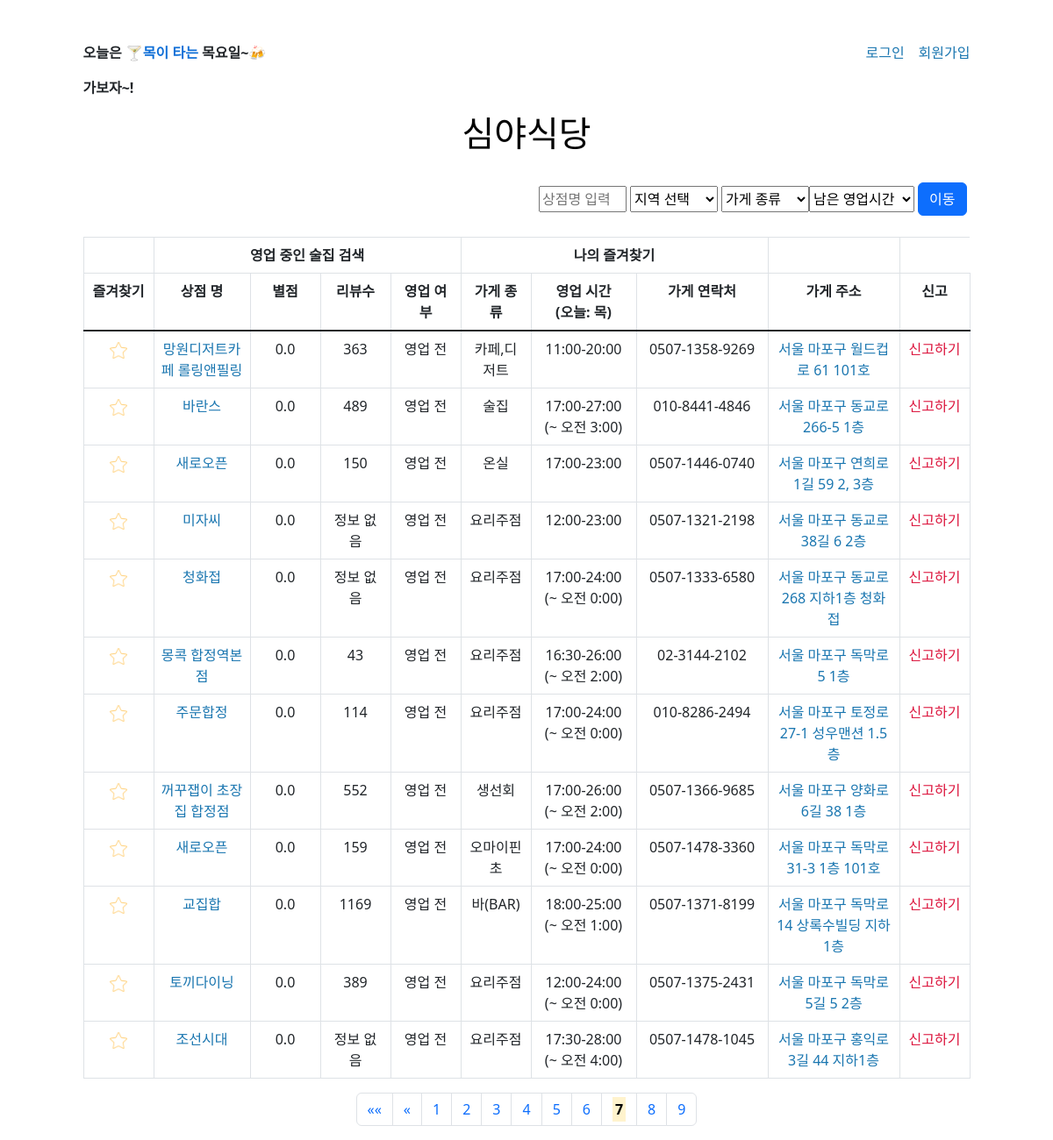
Screenshot of /?search=&area=&type=&timefromnow=0&page=7 with the database file from the repository.
### models.py (models this page shows, shortened)
class Place(db.Model):
    __tablename__ = 'place'
    id                   = db.Column(db.Integer, primary_key = True)
    type_code            = db.Column(db.String(32), db.ForeignKey('typecode.id'))
    name                 = db.Column(db.String(64), nullable=False)
    type                 = db.Column(db.String(64), nullable=False)
    star_rating          = db.Column(db.String(64))
    review_total         = db.Column(db.String(64))
    address_si           = db.Column(db.String(64), nullable=False)
    address_gu           = db.Column(db.String(64), nullable=False)
    address_lo           = db.Column(db.String(64), nullable=False)
    address_detail       = db.Column(db.String(64))
    contact              = db.Column(db.String(64))
    lat                  = db.Column(db.String(64))
    lng                  = db.Column(db.String(64))
    naver_place_id       = db.Column(db.String(64), nullable=False)
    place_url            = db.Column(db.String(64))
    road_url             = db.Column(db.String(64))
    mon_opening_hours    = db.Column(db.String(64))
    mon_last_order_time  = db.Column(db.String(64))
    tue_opening_hours    = db.Column(db.String(64))
    tue_last_order_time  = db.Column(db.String(64))
    wed_opening_hours    = db.Column(db.String(64))
    wed_last_order_time  = db.Column(db.String(64))
    thu_opening_hours    = db.Column(db.String(64))
    thu_last_order_time  = db.Column(db.String(64))
    fri_opening_hours    = db.Column(db.String(64))
    fri_last_order_time  = db.Column(db.String(64))
    sat_opening_hours    = db.Column(db.String(64))
    sat_last_order_time  = db.Column(db.String(64))
    sun_opening_hours    = db.Column(db.String(64))
    sun_last_order_time  = db.Column(db.String(64))
    created_at           = db.Column(db.String(64))
    place_R = db.relationship('UserLike')

### app.py (the view, shortened to what this page needs)
@app.route('/')
def home():
    today_yoil_kor = yoil()[0]
    today_yoil_eng = yoil()[1]
    timenow        = time()
    types          = ['맥주,호프', '술집', '포장마차', '이자카야', '요리주점', '오뎅,꼬치', '전통,민속주점', '와인', '바(BAR)']
    search      = request.args.get('search',      default='', type=str)
    area        = request.args.get('area',        default='', type=str)
    type        = request.args.get('type',        default='', type=str)
    timefromnow = request.args.get('timefromnow', default= 0, type=int)
    page        = request.args.get('page',        default= 1, type=int)
    areas = [] #? index.html option으로 사용
    for dong in dict_area_kor_to_eng:
        areas.append(dong)
    if area: #? shopdata = load_csv(f"./csv/{area_k_to_e[area]}_processed.csv")
        places = Place.query.filter(Place.area == dict_area_kor_to_eng[area]).all()
    else:
        places = Place.query.all()
    shopdata = []
    for place in places:
        shopdata.append({
                        'uuid'               : place.id,
                        'type_code'          : place.type_code,
                        'name'               : place.name,
                        'type'               : place.type,
                        'star_rating'        : place.star_rating,
                        'address_si'         : place.address_si,
                        'address_gu'         : place.address_gu,
                        'address_lo'         : place.address_lo,
                        'address_detail'     : place.address_detail,
                        'contact'            : place.contact,
                        'lat'                : place.lat,
                        'lng'                : place.lng,
                        'naver_place_id'     : place.naver_place_id,
                        'place_url'          : place.place_url,
                        'road_url'           : place.road_url,
                        'review_total'       : place.review_total,
                        'mon_opening_hours'  : place.mon_opening_hours,
                        'mon_last_order_time': place.mon_last_order_time,
                        'tue_opening_hours'  : place.tue_opening_hours,
                        'tue_last_order_time': place.tue_last_order_time,
                        'wed_opening_hours'  : place.wed_opening_hours,
                        'wed_last_order_time': place.wed_last_order_time,
                        'thu_opening_hours'  : place.thu_opening_hours,
                        'thu_last_order_time': place.thu_last_order_time,
                        'fri_opening_hours'  : place.fri_opening_hours,
                        'fri_last_order_time': place.fri_last_order_time,
                        'sat_opening_hours'  : place.sat_opening_hours,
                        'sat_last_order_time': place.sat_last_order_time,
                        'sun_opening_hours'  : place.sun_opening_hours,
                        'sun_last_order_time': place.sun_last_order_time,
                        'created_at'         : place.created_at,
                        })
    if search:
        shopdata = [shop for shop in shopdata if search in shop['name']]
    if type:
        shopdata = [shop for shop in shopdata if type == shop['type']]
    for shop in shopdata:
        shop_time = shop[f"{today_yoil_eng}_opening_hours"]
        if shop_time in [NULL, '휴무', '정보없음', '정보 없음']:
            shop['status'] = NULL
        else:
            shop_open_time  = int(shop_time[:2]) * 100 + int(shop_time[3:5])
            shop_close_time = int(shop_time[-5:-3]) * 100 + int(shop_time[-2:])
            timenow_int = timenow[0] * 100 + timenow[1]
            if timenow_int < shop_open_time:
                shop['status'] = '영업 전'
            elif timenow_int <= shop_close_time:
                shop['status'] = '영업 중'
            else:
                shop['status'] = '영업 종료'
            if shop_close_time >= 2400:
                shop[f"{today_yoil_eng}_opening_hours"] = shop_time + f'\n(~ 오전 {str(int(shop_time[-5:-3])-24)}:{shop_time[-2:]})'
    pagemaker = Pagination(shopdata, page)
    shopdata = sorted(shopdata, key= itemgetter('star_rating'), reverse=True)
    print(current_user)
    return render_template("index.html", today_yoil_eng = today_yoil_eng, today_yoil_kor = today_yoil_kor, timenow = timenow, NULL = NULL,
                           areas = areas, types = types, search = search, area=area, type = type, timefromnow = timefromnow,
                           shopdata = shopdata[pagemaker.start_index : pagemaker.end_index + 1],
                           page = page, total_page = pagemaker.total_page,
                           pagination_start = pagemaker.pagination_start,
                           pagination_end = pagemaker.pagination_end,
                           move_page_front = pagemaker.move_page_front,
                           move_page_back = pagemaker.move_page_back,
                           current_user = current_user)

### app.py (called while the page is built)
def yoil(): #! 오늘이 무슨 요일인지 구하는 함수 return (한글 요일, 영어 요일)
    today = datetime.today().weekday()
    yoil_arr_kor = ['월','화','수','목','금','토','일']
    yoil_arr_eng = ['mon','tue','wed','thu','fri','sat','sun']
    return yoil_arr_kor[today], yoil_arr_eng[today]

def time(): #! 지금이 몇신지 구하는 함수 return (시간, 분)
    now = datetime.now()
    return now.hour, now.minute

### templates/index.html (shortened to what this page needs)
<!DOCTYPE html>
<html lang="en">
<head>
    <link href="https://cdn.jsdelivr.net/npm/bootstrap@5.3.0/dist/css/bootstrap.min.css" rel="stylesheet"
>
</head>
<body class="d-flex justify-content-center">
    <div>
        <div class="d-flex justify-content-between mt-5">
            {% include 'today_description_div.html' %}
            {% if current_user.is_authenticated %}
                {% include 'logout_div.html' %}
            {% else %}
                {% include 'login_register_div.html' %}
            {% endif %}
        </div>
        <h1 class="center"><a href="/" style="color: black;">심야식당</a></h1>
        <br>
        <form method="get">
            <div class="d-flex justify-content-end">
                {% if search %}
                    <input type="text" name="search" value="{{ search }}" style="width: 100px; height: 30px; margin-top: 4px">
                {% else %}
                    <input type="text" name="search" placeholder="상점명 입력" style="width: 100px; height: 30px; margin-top: 4px">
                {% endif %}
                <select name="area" class="mx-1" style="width: 100px; height: 30px; margin-top: 4px">
                    <div>
                        {% if area %}
                            <option value="{{ area }}" selected hidden>{{ area }}</option>
                        {% else %}
                            <option value="" selected disabled hidden>지역 선택</option>
                        {% endif %}
                    </div>
                </select>
                <select name="type" style="width: 100px; height: 30px; margin-top: 4px">
                    <div>
                        {% if type %}
                            <option value="{{ type }}" selected hidden>{{ type }}</option>
                        {% else %}
                            <option value="{{ type }}" selected disabled hidden>가게 종류</option>
                        {% endif %}
                    </div>
                </select>
                <select name="timefromnow" style="width: 120px; height: 30px; margin-top: 4px">
                    <div>
                        {% if timefromnow %}
                            <option value="{{ timefromnow }}" selected hidden>{{ timefromnow }}시간 이상</option>
                        {% else %}
                            <option value="" selected disabled hidden>남은 영업시간</option>
                        {% endif %}
                    </div>
                </select>
                <input type="submit" value="이동" class="btn btn-primary mx-1" >
            </div>
        </form>
        <br>
        <div>
            <table class="table table-bordered">
                <thead>
                    <tr>
                        <th scope="col" id="" colspan="1"></th>
                        <th scope="col" id="open_shop_li" colspan="4">영업 중인 술집 검색</th>
                        <th scope="col" id="favorite_shop" colspan="3">나의 즐겨찾기</th>
                        <th scope="col" id="" colspan="1"></th>
                    </tr>
                </thead>
                <tr>
                    <th scope="col" width="80">즐겨찾기</th>
                    <th scope="col" width="110">상점 명</th>
                    <th scope="col" width="80">별점</th>
                    <th scope="col" width="80">리뷰수</th>
                    <th scope="col" width="80">영업 여부</th>
                    <th scope="col" width="80">가게 종류</th>
                    <th scope="col" width="120">영업 시간<br>(오늘: {{ today_yoil_kor }})</th>
                    <th scope="col" width="150">가게 연락처</th>
                    <th scope="col" width="150">가게 주소</th>
                    <th scope="col" width="80">신고</th>
                </tr>
                <tbody class="table-group-divider">
                    {% for i in range(shopdata | length) %}
                    {% set shop = shopdata[i] %}
                        <tr>
                            <td><img class="star" id="star_{{ i }}" src="./static/IMG/star/empty_yellow_star.png" alt="star_{{ i }}" width="20" style="cursor: pointer;"></td>
                            <td><a href="{{ shop.place_url }}" target="_blank">{{ shop.name }}</a></td>
                            <td>{{ shop.star_rating }}</td>
                            <td>{{ shop.review_total }}</td>
                            <td>{{ shop.status }}</td>
                            <td>{{ shop.type }}</td>
                            <td>{{ shop[today_yoil_eng + "_opening_hours"] }}</td>
                            <td>{{ shop.contact }}</td>
                            <td><a href="{{ shop.road_url }}" target="_blank" >{{ shop.address_si }} {{ shop.address_gu }} {{ shop.address_lo }} {{ shop.address_detail }}</a></td>
                            <td><a style="color: crimson" href="/singo?area={{ shop.address_si }}&name={{ shop.name }}" target="_blank">신고하기</a></td>
                        </tr>
                    {% endfor %}
                </tbody>
            </table>
        </div>
        <nav aria-label="Page navigation example">
            <ul class="pagination" style="justify-content : center;">
                {% if move_page_front %}
                    <li class="page-item"><a class="page-link" href='/?search={{ search }}&area={{ area }}&type={{ type }}&timefromnow={{ timefromnow }}&page={{ 1 }}'><span aria-hidden="true">&laquo;&laquo;</span></a></li>
                    <li class="page-item"><a class="page-link" href='/?search={{ search }}&area={{ area }}&type={{ type }}&timefromnow={{ timefromnow }}&page={{ page-5 }}'><span aria-hidden="true">&laquo;</span></a></li>
                {% endif %}
                {% for p in range(pagination_start, pagination_end+1) %}
                    <li class="page-item"><a class="page-link" href='/?search={{ search }}&area={{ area }}&type={{ type }}&timefromnow={{ timefromnow }}&page={{ p }}'>
                        {% if page == p %}
                            <strong><mark>
                                {% endif %}
                                {{ p }}
                                {% if page == p %}
                            </strong></mark>
                        {% endif %}
                    </a></li>
                {% endfor %}
            </ul>
        </nav>
    </div>
</body>
</html>

### templates/index.html (style rules this page uses)
body { text-align: center; }
a { color: rgb(26, 118, 176); text-decoration: none; }

### rows the page displays
Place: name "망원디저트카페 롤링앤필링", star_rating "0.0", review_total "363", type "카페,디저트", thu_opening_hours "11:00-20:00", contact "0507-1358-9269", address_si "서울", address_gu "마포구", address_lo "월드컵로", address_detail "61 101호"
Place: name "바란스", star_rating "0.0", review_total "489", type "술집", contact "010-8441-4846", address_si "서울", address_gu "마포구", address_lo "동교로", address_detail "266-5 1층"
Place: name "새로오픈", star_rating "0.0", review_total "150", type "온실", thu_opening_hours "17:00-23:00", contact "0507-1446-0740", address_si "서울", address_gu "마포구", address_lo "연희로1길", address_detail "59 2, 3층"
Place: name "미자씨", star_rating "0.0", review_total "정보 없음", type "요리주점", thu_opening_hours "12:00-23:00", contact "0507-1321-2198", address_si "서울", address_gu "마포구", address_lo "동교로38길", address_detail "6 2층"
Place: name "청화접", star_rating "0.0", review_total "정보 없음", type "요리주점", contact "0507-1333-6580", address_si "서울", address_gu "마포구", address_lo "동교로", address_detail "268 지하1층 청화접"
Place: name "몽콕 합정역본점", star_rating "0.0", review_total "43", type "요리주점", contact "02-3144-2102", address_si "서울", address_gu "마포구", address_lo "독막로", address_detail "5 1층"
Place: name "주문합정", star_rating "0.0", review_total "114", type "요리주점", contact "010-8286-2494", address_si "서울", address_gu "마포구", address_lo "토정로", address_detail "27-1 성우맨션 1.5층"
Place: name "꺼꾸잽이 초장집 합정점", star_rating "0.0", review_total "552", type "생선회", contact "0507-1366-9685", address_si "서울", address_gu "마포구", address_lo "양화로6길", address_detail "38 1층"
Place: name "새로오픈", star_rating "0.0", review_total "159", type "오마이핀초", contact "0507-1478-3360", address_si "서울", address_gu "마포구", address_lo "독막로", address_detail "31-3 1층 101호"
Place: name "교집합", star_rating "0.0", review_total "1169", type "바(BAR)", contact "0507-1371-8199", address_si "서울", address_gu "마포구", address_lo "독막로", address_detail "14 상록수빌딩 지하1층"
Place: name "토끼다이닝", star_rating "0.0", review_total "389", type "요리주점", contact "0507-1375-2431", address_si "서울", address_gu "마포구", address_lo "독막로5길", address_detail "5 2층"
Place: name "조선시대", star_rating "0.0", review_total "정보 없음", type "요리주점", contact "0507-1478-1045", address_si "서울", address_gu "마포구", address_lo "홍익로3길", address_detail "44 지하1층"

### other values shown
{{ today_yoil_kor }} "목"
{{ shop.status }} "영업 전" "영업 전" "영업 전" "영업 전" "영업 전" "영업 전" "영업 전" "영업 전" "영업 전" "영업 전" "영업 전" "영업 전"
{{ shop[today_yoil_eng + "_opening_hours"] }} "17:00-27:00 (~ 오전 3:00)" "17:00-24:00 (~ 오전 0:00)" "16:30-26:00 (~ 오전 2:00)" "17:00-24:00 (~ 오전 0:00)" "17:00-26:00 (~ 오전 2:00)" "17:00-24:00 (~ 오전 0:00)" "18:00-25:00 (~ 오전 1:00)" "12:00-24:00 (~ 오전 0:00)" "17:30-28:00 (~ 오전 4:00)"
{{ p }} "1" "2" "3" "4" "5" "6" "7" "8" "9"
